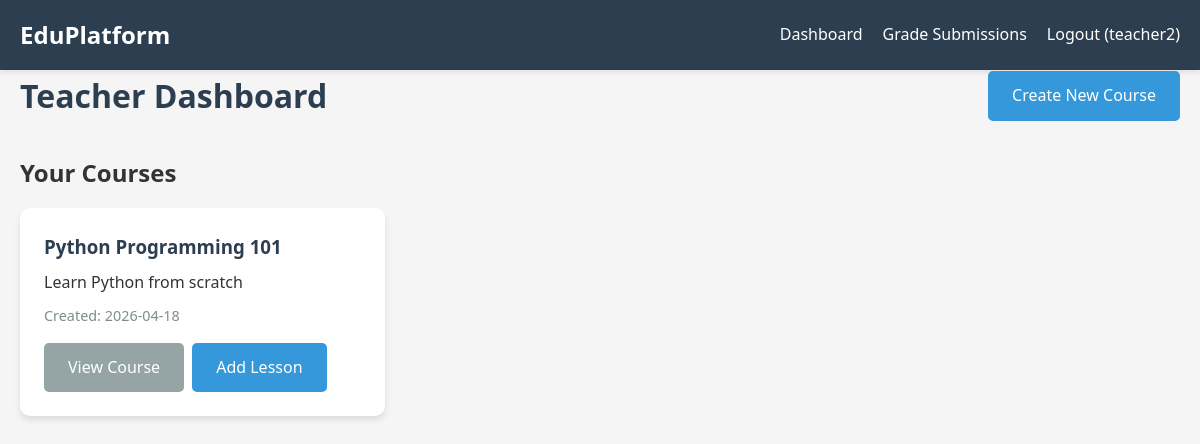
Page /teacher/dashboard (signed in) on the committed database.
### app.py (models this page shows)
class User(UserMixin, db.Model):
    id = db.Column(db.Integer, primary_key=True)
    username = db.Column(db.String(80), unique=True, nullable=False)
    email = db.Column(db.String(120), unique=True, nullable=False)
    password_hash = db.Column(db.String(256), nullable=False)
    role = db.Column(db.String(20), nullable=False)  # 'teacher' or 'student'
    created_at = db.Column(db.DateTime, default=datetime.utcnow)
    enrollments = db.relationship('Enrollment', backref='student', lazy=True)
    submissions = db.relationship('Submission', backref='student', lazy=True)

class Course(db.Model):
    id = db.Column(db.Integer, primary_key=True)
    title = db.Column(db.String(200), nullable=False)
    description = db.Column(db.Text)
    teacher_id = db.Column(db.Integer, db.ForeignKey('user.id'), nullable=False)
    created_at = db.Column(db.DateTime, default=datetime.utcnow)
    lessons = db.relationship('Lesson', backref='course', lazy=True, order_by='Lesson.order')
    enrollments = db.relationship('Enrollment', backref='course', lazy=True)

### app.py (the view)
@app.route('/teacher/dashboard')
@login_required
def teacher_dashboard():
    if current_user.role != 'teacher':
        flash('Access denied', 'error')
        return redirect(url_for('index'))
    courses = Course.query.filter_by(teacher_id=current_user.id).all()
    return render_template('teacher/dashboard.html', courses=courses)

### app.py (called while the page is built)
@login_manager.user_loader
def load_user(user_id):
    return User.query.get(int(user_id))

### templates/teacher/dashboard.html (shortened to what this page needs)
<!DOCTYPE html>
<html lang="en">
<head>
    <link rel="stylesheet" href="{{ url_for('static', filename='css/style.css') }}">
</head>
<body>
    <nav class="navbar">
        <div class="container">
            <a href="{{ url_for('index') }}" class="brand">EduPlatform</a>
            <div class="nav-links">
                <a href="{{ url_for('teacher_dashboard') }}">Dashboard</a>
                <a href="{{ url_for('view_submissions') }}">Grade Submissions</a>
                <a href="{{ url_for('logout') }}">Logout ({{ current_user.username }})</a>
            </div>
        </div>
    </nav>
    <main class="container">
        <div class="dashboard-header">
            <h1>Teacher Dashboard</h1>
            <a href="{{ url_for('create_course') }}" class="btn btn-primary">Create New Course</a>
        </div>
        <section class="courses-section">
            <h2>Your Courses</h2>
            {% if courses %}
                <div class="card-grid">
                    {% for course in courses %}
                        <div class="card">
                            <h3>{{ course.title }}</h3>
                            <p>{{ course.description }}</p>
                            <p class="meta">Created: {{ course.created_at.strftime('%Y-%m-%d') }}</p>
                            <div class="card-actions">
                                <a href="{{ url_for('view_course', course_id=course.id) }}" class="btn btn-secondary">View Course</a>
                                <a href="{{ url_for('create_lesson', course_id=course.id) }}" class="btn btn-primary">Add Lesson</a>
                            </div>
                        </div>
                    {% endfor %}
                </div>
            {% else %}
                <p class="empty-state">No courses created yet. Create your first course to get started!</p>
            {% endif %}
        </section>
    </main>
</body>
</html>

### static/css/style.css (style rules this page uses)
* { margin: 0; padding: 0; box-sizing: border-box; }
body { font-family: 'Segoe UI', Tahoma, Geneva, Verdana, sans-serif; line-height: 1.6; color: #333; background-color: #f5f5f5; }
.container { max-width: 1200px; margin: 0 auto; padding: 0 20px; }
.navbar { background-color: #2c3e50; color: white; padding: 1rem 0; box-shadow: 0 2px 5px rgba(0,0,0,0.1); }
.navbar .container { display: flex; justify-content: space-between; align-items: center; }
.brand { font-size: 1.5rem; font-weight: bold; color: white; text-decoration: none; }
.nav-links { display: flex; gap: 20px; }
.nav-links a { color: white; text-decoration: none; transition: color 0.3s; }
main { padding: 2rem 0; min-height: calc(100vh - 200px); }
.btn { display: inline-block; padding: 0.75rem 1.5rem; border: none; border-radius: 5px; cursor: pointer; text-decoration: none; font-size: 1rem; transition: all 0.3s; text-align: center; }
.btn-primary { background-color: #3498db; color: white; }
.btn-secondary { background-color: #95a5a6; color: white; }
.card-grid { display: grid; grid-template-columns: repeat(auto-fill, minmax(300px, 1fr)); gap: 2rem; margin-top: 1rem; }
.card { background: white; padding: 1.5rem; border-radius: 10px; box-shadow: 0 4px 6px rgba(0,0,0,0.1); }
.card h3 { margin-bottom: 0.5rem; color: #2c3e50; }
.card .meta { color: #7f8c8d; font-size: 0.9rem; margin: 0.5rem 0; }
.card-actions { display: flex; gap: 0.5rem; margin-top: 1rem; }
.dashboard-header { display: flex; justify-content: space-between; align-items: center; margin-bottom: 2rem; }
.dashboard-header h1 { color: #2c3e50; }

### rows in the picture
User: username "teacher2"
Course: title "Python Programming 101", description "Learn Python from scratch", created_at "2026-04-18"
